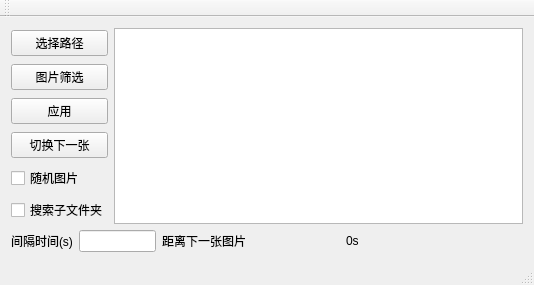
<?xml version="1.0" encoding="UTF-8"?>
<ui version="4.0">
 <class>MainWindow</class>
 <widget class="QMainWindow" name="MainWindow">
  <property name="geometry">
   <rect>
    <x>0</x>
    <y>0</y>
    <width>534</width>
    <height>285</height>
   </rect>
  </property>
  <property name="windowTitle">
   <string>MainWindow</string>
  </property>
  <widget class="QWidget" name="centralWidget">
   <layout class="QGridLayout" name="gridLayout">
    <item row="0" column="0">
     <layout class="QVBoxLayout" name="verticalLayout_2">
      <item>
       <layout class="QHBoxLayout" name="horizontalLayout">
        <item>
         <layout class="QVBoxLayout" name="verticalLayout">
          <item>
           <widget class="QPushButton" name="pushButton_setPath">
            <property name="text">
             <string>选择路径</string>
            </property>
           </widget>
          </item>
          <item>
           <widget class="QPushButton" name="pushButton_autoFilter">
            <property name="text">
             <string>图片筛选</string>
            </property>
           </widget>
          </item>
          <item>
           <widget class="QPushButton" name="pushButton_applySettings">
            <property name="text">
             <string>应用</string>
            </property>
           </widget>
          </item>
          <item>
           <widget class="QPushButton" name="pushButton_nextImage">
            <property name="text">
             <string>切换下一张</string>
            </property>
           </widget>
          </item>
          <item>
           <widget class="QCheckBox" name="checkBox_randomAccess">
            <property name="text">
             <string>随机图片</string>
            </property>
           </widget>
          </item>
          <item>
           <widget class="QCheckBox" name="checkBox_scarchSubfolders">
            <property name="text">
             <string>搜索子文件夹</string>
            </property>
           </widget>
          </item>
         </layout>
        </item>
        <item>
         <widget class="QTextBrowser" name="textBrowser_infoSection">
          <property name="enabled">
           <bool>true</bool>
          </property>
         </widget>
        </item>
       </layout>
      </item>
      <item>
       <layout class="QHBoxLayout" name="horizontalLayout_4" stretch="2,5">
        <item>
         <layout class="QHBoxLayout" name="horizontalLayout_2">
          <item>
           <widget class="QLabel" name="label">
            <property name="text">
             <string>间隔时间(s)</string>
            </property>
           </widget>
          </item>
          <item>
           <widget class="QLineEdit" name="lineEdit_intervalTime"/>
          </item>
         </layout>
        </item>
        <item>
         <layout class="QHBoxLayout" name="horizontalLayout_3">
          <item>
           <widget class="QLabel" name="label_2">
            <property name="text">
             <string>距离下一张图片</string>
            </property>
           </widget>
          </item>
          <item>
           <widget class="QLabel" name="label_nextTimeReamaining">
            <property name="text">
             <string>0s</string>
            </property>
            <property name="alignment">
             <set>Qt::AlignLeading|Qt::AlignLeft|Qt::AlignVCenter</set>
            </property>
           </widget>
          </item>
         </layout>
        </item>
       </layout>
      </item>
     </layout>
    </item>
   </layout>
  </widget>
  <widget class="QMenuBar" name="menuBar">
   <property name="geometry">
    <rect>
     <x>0</x>
     <y>0</y>
     <width>534</width>
     <height>23</height>
    </rect>
   </property>
  </widget>
  <widget class="QToolBar" name="mainToolBar">
   <attribute name="toolBarArea">
    <enum>TopToolBarArea</enum>
   </attribute>
   <attribute name="toolBarBreak">
    <bool>true</bool>
   </attribute>
  </widget>
  <widget class="QStatusBar" name="statusBar"/>
 </widget>
 <layoutdefault spacing="6" margin="11"/>
 <resources/>
 <connections/>
</ui>
